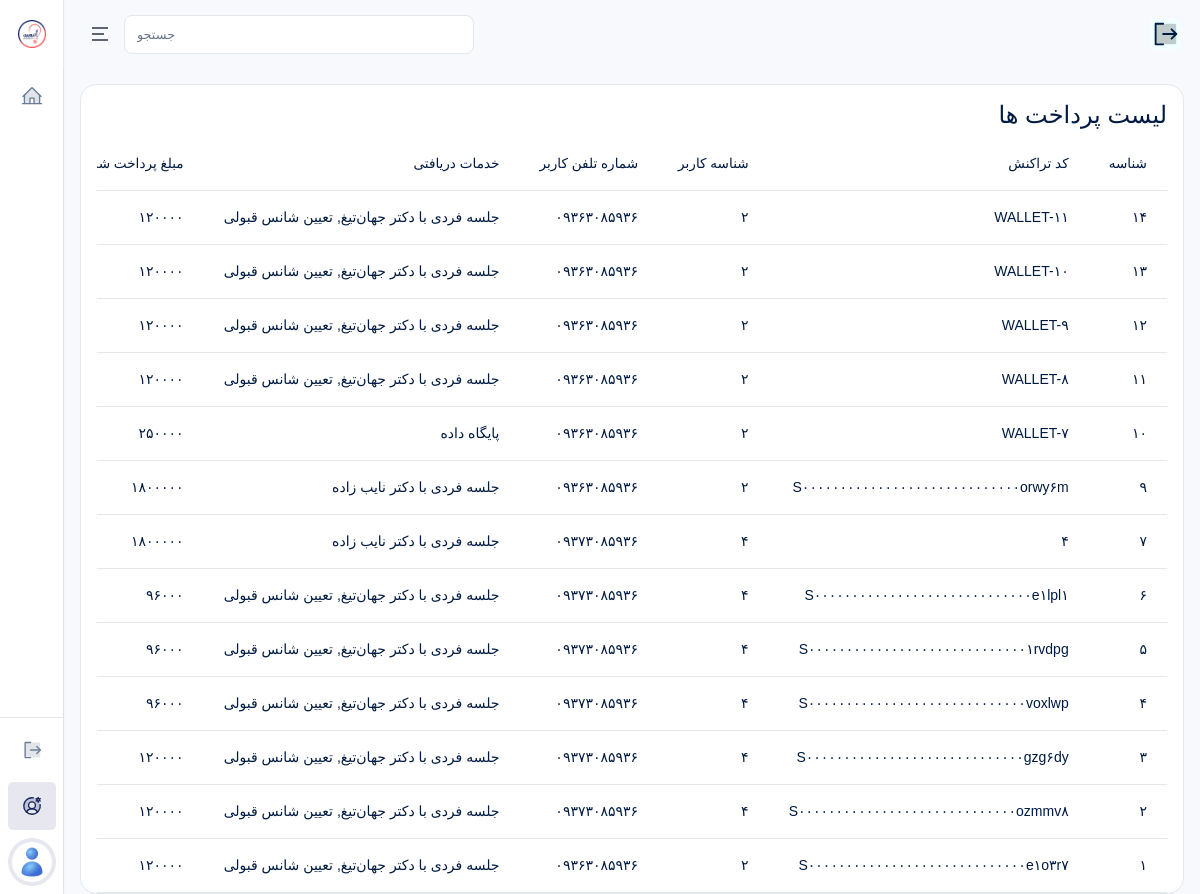
The app's page /accounts/admins/payments/ (signed in) with its own data.
### payments/models.py (models this page shows, shortened)
class Payment(models.Model):
    order = models.ForeignKey(
        PackageRequest,
        on_delete=models.CASCADE,
        related_name="order"
    )
    amount = models.DecimalField(
        max_digits=12,
        decimal_places=0
    )
    authority = models.CharField(
        max_length=100,
        unique=True
    )
    ref_id = models.CharField(
        max_length=100,
        blank=True
    )
    gateway = models.CharField(
        max_length=50,
        default="zarinpal"
    )
    status = models.CharField(
        max_length=20,
        choices=PaymentStatus.choices,
        default=PaymentStatus.INIT
    )
    created_at = models.DateTimeField(auto_now_add=True)
    paid_at = models.DateTimeField(
        null=True,
        blank=True
    )
    tracking_code = models.CharField(
        max_length=100,
        blank=True
    )
    provider = models.CharField(
        max_length=20,
        choices=PaymentProvider.choices,
        default=PaymentProvider.ZARINPAL
    )
    kiani_id = models.BigIntegerField(
        null=True,
        blank=True
    )
    wallet_amount = models.DecimalField(
        max_digits=12,
        decimal_places=0,
        default=0
    )
    gateway_amount = models.DecimalField(
        max_digits=12,
        decimal_places=0,
        default=0
    )
    class Meta:
        verbose_name = "فاکتور پرداخت"
        verbose_name_plural = "فاکتور های پرداخت"
        ordering = ["-id"]

class PackageRequest(models.Model):
    student = models.ForeignKey(
        Student,
        on_delete=models.CASCADE,
        related_name="student_packege_requests",
        verbose_name="داوطلب"
    )
    package = models.ForeignKey(
        Package,
        on_delete=models.CASCADE,
        related_name="packege_requests",
        verbose_name="پلن"
    )
    final_price = models.DecimalField(
        max_digits=12,
        decimal_places=0,
        default=0,
        verbose_name="مبلغ نهایی"
    )
    discount_code = models.ForeignKey(
        DiscountCode,
        null=True,
        blank=True,
        on_delete=models.SET_NULL,
        related_name="orders"
    )
    discount_amount = models.DecimalField(
        max_digits=12,
        decimal_places=0,
        default=0
    )
    paid = models.BooleanField(default=False)
    created_at = models.DateTimeField(auto_now_add=True)
    class Meta:
        verbose_name = "درخواست پلن"
        verbose_name_plural = "درخواست های پلن"
        ordering = ["-id"]

class Package(models.Model):
    SERVICE_CHOICES = (
        ("1", "جلسه فردی با دکتر نایب زاده"),
        ("2", "جلسه فردی با دکتر جهان‌تیغ"),
        ("3", "تحلیل شخصیت"),
        ("4", "تعیین شانس قبولی"),
        ("5", "پایگاه داده"),
    )
    TYPE_CHOICES = (
        ("1", "برنزی"),
        ("2", "نقره ایی"),
        ("3", "طلایی"),
    )
    name = models.CharField(
        max_length=200,
        verbose_name="نام"
    )
    service = MultiSelectField(
        max_length=100,
        choices=SERVICE_CHOICES,
        verbose_name="خدمات"
    )
    type = models.CharField(
        max_length=1,
        choices=TYPE_CHOICES,
        verbose_name="نوع پکیج"
    )
    content = CKEditor5Field(
        "معرفی و توضیحات",
        config_name="default",
        null=True,
        blank=True
    )
    price_before_discount = models.DecimalField(
        max_digits=12,
        decimal_places=0,
        verbose_name="قیمت قبل از تخفیف (اختیاری)",
        null=True,
        blank=True
    )
    total_price = models.DecimalField(
        max_digits=12,
        decimal_places=0,
        verbose_name="قیمت به تومان"
    )
    is_public = models.BooleanField(
        default=True,
        verbose_name="نمایش عمومی"
    )
    class Meta:
        verbose_name = "پلن"
        verbose_name_plural = "پلن ها"
        ordering = ["-id"]

### accounts/models.py (models this page shows, shortened)
class Student(models.Model):
    user = models.OneToOneField(User, on_delete=models.CASCADE, related_name="user_student", verbose_name="کاربر")
    a_completed = models.BooleanField(default=False)
    b_completed = models.BooleanField(default=False)
    class Meta:
        verbose_name = "داوطلب"
        verbose_name_plural = "داوطلبان"
        ordering = ["-id"]

class User(AbstractUser):
    ROLE_CHOICES = (
        ("super_admin", "مدیرکل"),
        ("supervisor", "ناظر"),
        ("consultant", "مشاور"),
        ("student", "داوطلب"),
    )
    role = models.CharField(max_length=30, choices=ROLE_CHOICES, verbose_name="نقش")
    mobile = models.CharField(max_length=15, blank=True, unique=True, verbose_name="شماره موبایل")
    avatar = models.ImageField(upload_to="avatars/", blank=True, null=True, verbose_name="تصویر پروفایل")
    is_suspended = models.BooleanField(default=False, verbose_name="تعلیق شده")
    suspension_reason = models.TextField(blank=True, verbose_name="دلیل تعلیق")
    is_limited = models.BooleanField(default=False, verbose_name="دسترسی محدود (برای مدیرکل)")
    class Meta:
        verbose_name = "کاربر"
        verbose_name_plural = "کاربران"
        ordering = ["-id"]

### accounts/views.py (the view)
# urls.py: path("admins/payments/", AllPaymentListView.as_view(), name="all_payment_list"),
class AllPaymentListView(RoleRequiredMixin, SuperAdminSidebarContextMixin, ListView):
    allowed_roles = ["super_admin"]
    model = Payment
    template_name = "accounts/admins/payment_list.html"
    context_object_name = "payments"

### accounts/mixins.py (called while the page is built)
    def get_context_data(self, **kwargs):
        context = super().get_context_data(**kwargs)
        context.update({
            "PlansIntroductionCreated": PlansIntroduction.objects.first(),
            "CounselingIntroductionCreated": CounselingIntroduction.objects.first(),
            "EstimationIntroductionCreated": EstimationIntroduction.objects.first(),
            "ChoiceIntroductionCreated": ChoiceIntroduction.objects.first(),
            "LiveIntroductionCreated": LiveIntroduction.objects.first(),
            "AboutUsIntroductionCreated": AboutUsIntroduction.objects.first(),
            "DataIntroductionCreated": DataIntroduction.objects.first(),
        })
        return context

    def test_func(self):
        return (
            self.request.user.is_authenticated and
            self.request.user.role in self.allowed_roles and
            not self.request.user.is_suspended
        )

### pages/views.py (called while the page is built, shortened)
def global_context(request):
    has_database_service = False
    wallet = False
    nayeb_link = Consultant.objects.filter(
        user__last_name="نایب زاده"
    ).first()
    try:
        nayeb_consultant_open = User.objects.filter(id=73).first().user_consultant.show_schedules
        jahan_consultant_open = User.objects.filter(id=74).first().user_consultant.show_schedules
    except:
        nayeb_consultant_open = False
        jahan_consultant_open = False
    return {
        "has_database_service": has_database_service,
        "nayeb_link": nayeb_link,
        "wallet": wallet,
        "nayeb_consultant_open": nayeb_consultant_open,
        "jahan_consultant_open": jahan_consultant_open,
    }

### templates/accounts/admins/payment_list.html (shortened to what this page needs)
{% extends 'bases/dashboard.html' %}
{% load static %}
{% block content %}
<div class="table-responsive" dir="rtl">
    <div class="card-header justify-content-between">
        <div class="card-title">
            <h4>
                لیست پرداخت ها
            </h4>
        </div>
    </div>
    <table class="table text-nowrap table-hover">
        <thead>
            <tr>
                <th scope="col">شناسه</th>
                <th scope="col">کد تراکنش</th>
                <th scope="col">شناسه کاربر</th>
                <th scope="col">شماره تلفن کاربر</th>
                <th scope="col">خدمات دریافتی</th>
                <th scope="col">مبلغ پرداخت شده (تومان)</th>
            </tr>
        </thead>
        <tbody>
            {% for payment in payments %}
            {% if payment.status != "INIT" %}
            <tr>
                <td>
                    {{ payment.id }}
                </td>
                <td>
                    {{ payment.authority }}
                </td>
                <td>
                    {{ payment.order.student.user.id }}
                </td>
                <td>
                    {{ payment.order.student.user.mobile }}
                </td>
                <td>
                    {{ payment.order.package.get_service_display }}
                </td>
                <td>
                    {{ payment.amount }}
                </td>
            </tr>
            {% endif %}
            {% empty %}
            <tr>
                <td colspan="8" style="text-align: center;">
                    موردی یافت نشد.
                </td>
            </tr>
            {% endfor %}
        </tbody>
    </table>
</div>
{% endblock %}

### records on screen
Payment: id "۱۴", authority "WALLET-۱۱", order.student.user.id "۲", order.student.user.mobile "۰۹۳۶۳۰۸۵۹۳۶", order.package.service "جلسه فردی با دکتر جهان‌تیغ, تعیین شانس قبولی", amount "۱۲۰۰۰۰"
Payment: id "۱۳", authority "WALLET-۱۰", order.student.user.id "۲", order.student.user.mobile "۰۹۳۶۳۰۸۵۹۳۶", order.package.service "جلسه فردی با دکتر جهان‌تیغ, تعیین شانس قبولی", amount "۱۲۰۰۰۰"
Payment: id "۱۲", authority "WALLET-۹", order.student.user.id "۲", order.student.user.mobile "۰۹۳۶۳۰۸۵۹۳۶", order.package.service "جلسه فردی با دکتر جهان‌تیغ, تعیین شانس قبولی", amount "۱۲۰۰۰۰"
Payment: id "۱۱", authority "WALLET-۸", order.student.user.id "۲", order.student.user.mobile "۰۹۳۶۳۰۸۵۹۳۶", order.package.service "جلسه فردی با دکتر جهان‌تیغ, تعیین شانس قبولی", amount "۱۲۰۰۰۰"
Payment: id "۱۰", authority "WALLET-۷", order.student.user.id "۲", order.student.user.mobile "۰۹۳۶۳۰۸۵۹۳۶", order.package.service "پایگاه داده", amount "۲۵۰۰۰۰"
Payment: id "۹", authority "S۰۰۰۰۰۰۰۰۰۰۰۰۰۰۰۰۰۰۰۰۰۰۰۰۰۰۰۰۰orwy۶m", order.student.user.id "۲", order.student.user.mobile "۰۹۳۶۳۰۸۵۹۳۶", order.package.service "جلسه فردی با دکتر نایب زاده", amount "۱۸۰۰۰۰۰"
Payment: id "۷", authority "۴", order.student.user.id "۴", order.student.user.mobile "۰۹۳۷۳۰۸۵۹۳۶", order.package.service "جلسه فردی با دکتر نایب زاده", amount "۱۸۰۰۰۰۰"
Payment: id "۶", authority "S۰۰۰۰۰۰۰۰۰۰۰۰۰۰۰۰۰۰۰۰۰۰۰۰۰۰۰۰۰e۱lpl۱", order.student.user.id "۴", order.student.user.mobile "۰۹۳۷۳۰۸۵۹۳۶", order.package.service "جلسه فردی با دکتر جهان‌تیغ, تعیین شانس قبولی", amount "۹۶۰۰۰"
Payment: id "۵", authority "S۰۰۰۰۰۰۰۰۰۰۰۰۰۰۰۰۰۰۰۰۰۰۰۰۰۰۰۰۰۱rvdpg", order.student.user.id "۴", order.student.user.mobile "۰۹۳۷۳۰۸۵۹۳۶", order.package.service "جلسه فردی با دکتر جهان‌تیغ, تعیین شانس قبولی", amount "۹۶۰۰۰"
Payment: id "۴", authority "S۰۰۰۰۰۰۰۰۰۰۰۰۰۰۰۰۰۰۰۰۰۰۰۰۰۰۰۰۰voxlwp", order.student.user.id "۴", order.student.user.mobile "۰۹۳۷۳۰۸۵۹۳۶", order.package.service "جلسه فردی با دکتر جهان‌تیغ, تعیین شانس قبولی", amount "۹۶۰۰۰"
Payment: id "۳", authority "S۰۰۰۰۰۰۰۰۰۰۰۰۰۰۰۰۰۰۰۰۰۰۰۰۰۰۰۰۰gzg۶dy", order.student.user.id "۴", order.student.user.mobile "۰۹۳۷۳۰۸۵۹۳۶", order.package.service "جلسه فردی با دکتر جهان‌تیغ, تعیین شانس قبولی", amount "۱۲۰۰۰۰"
Payment: id "۲", authority "S۰۰۰۰۰۰۰۰۰۰۰۰۰۰۰۰۰۰۰۰۰۰۰۰۰۰۰۰۰ozmmv۸", order.student.user.id "۴", order.student.user.mobile "۰۹۳۷۳۰۸۵۹۳۶", order.package.service "جلسه فردی با دکتر جهان‌تیغ, تعیین شانس قبولی", amount "۱۲۰۰۰۰"
Payment: id "۱", authority "S۰۰۰۰۰۰۰۰۰۰۰۰۰۰۰۰۰۰۰۰۰۰۰۰۰۰۰۰۰e۱o۳r۷", order.student.user.id "۲", order.student.user.mobile "۰۹۳۶۳۰۸۵۹۳۶", order.package.service "جلسه فردی با دکتر جهان‌تیغ, تعیین شانس قبولی", amount "۱۲۰۰۰۰"
